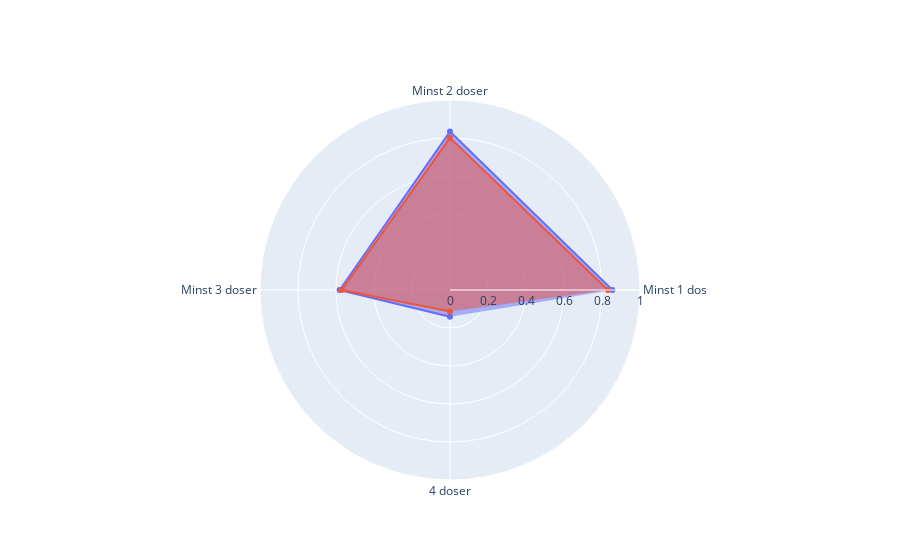

The notebook cell saved with this chart:
### Code cell
import plotly.graph_objects as go

# PLACEHOLDER
vaccin_vg = df_vaccine[df_vaccine["Län_namn"] == "Västra Götalands län"]
vaccin_sthlm = df_vaccine[df_vaccine["Län_namn"] == "Stockholms län"]

vg_1 = vaccin_vg["Antal minst 1 dos"].sum() / vaccin_vg["Befolkning"].sum()
vg_2 = vaccin_vg["Antal minst 2 doser"].sum() / vaccin_vg["Befolkning"].sum()
vg_3 = vaccin_vg["Antal 3 doser"].sum() / vaccin_vg["Befolkning"].sum()
vg_4 = vaccin_vg["Antal 4 doser"].sum() / vaccin_vg["Befolkning"].sum()

sthlm_1 = vaccin_sthlm["Antal minst 1 dos"].sum() / vaccin_sthlm["Befolkning"].sum()
sthlm_2 = vaccin_sthlm["Antal minst 2 doser"].sum() / vaccin_sthlm["Befolkning"].sum()
sthlm_3 = vaccin_sthlm["Antal 3 doser"].sum() / vaccin_sthlm["Befolkning"].sum()
sthlm_4 = vaccin_sthlm["Antal 4 doser"].sum() / vaccin_sthlm["Befolkning"].sum()

categories = ["Minst 1 dos", "Minst 2 doser", "Minst 3 doser", "4 doser"]

fig = go.Figure()

fig.add_trace(
    go.Scatterpolar(
        r=[vg_1, vg_2, vg_3, vg_4],
        theta=categories,
        fill="toself",
        name="vg",
    )
)
fig.add_trace(
    go.Scatterpolar(
        r=[sthlm_1, sthlm_2, sthlm_3, sthlm_4],
        theta=categories,
        fill="toself",
        name="sthlm",
    )
)

fig.update_layout(
    polar=dict(radialaxis=dict(visible=True, range=[0, 1])), showlegend=False
)

fig.show()

### Figure 1 — Plotly figure (JSON) as saved in the notebook; plotly's stock layout.template omitted (floating-point values rounded to 4 significant figures)
{"data": [{"fill": "toself", "name": "vg", "r": [0.8551, 0.8336, 0.5809, 0.1404], "theta": ["Minst 1 dos", "Minst 2 doser", "Minst 3 doser", "4 doser"], "type": "scatterpolar"}, {"fill": "toself", "name": "sthlm", "r": [0.8312, 0.8011, 0.5695, 0.1127], "theta": ["Minst 1 dos", "Minst 2 doser", "Minst 3 doser", "4 doser"], "type": "scatterpolar"}], "layout": {"polar": {"radialaxis": {"range": [0, 1], "visible": true}}, "showlegend": false}}
